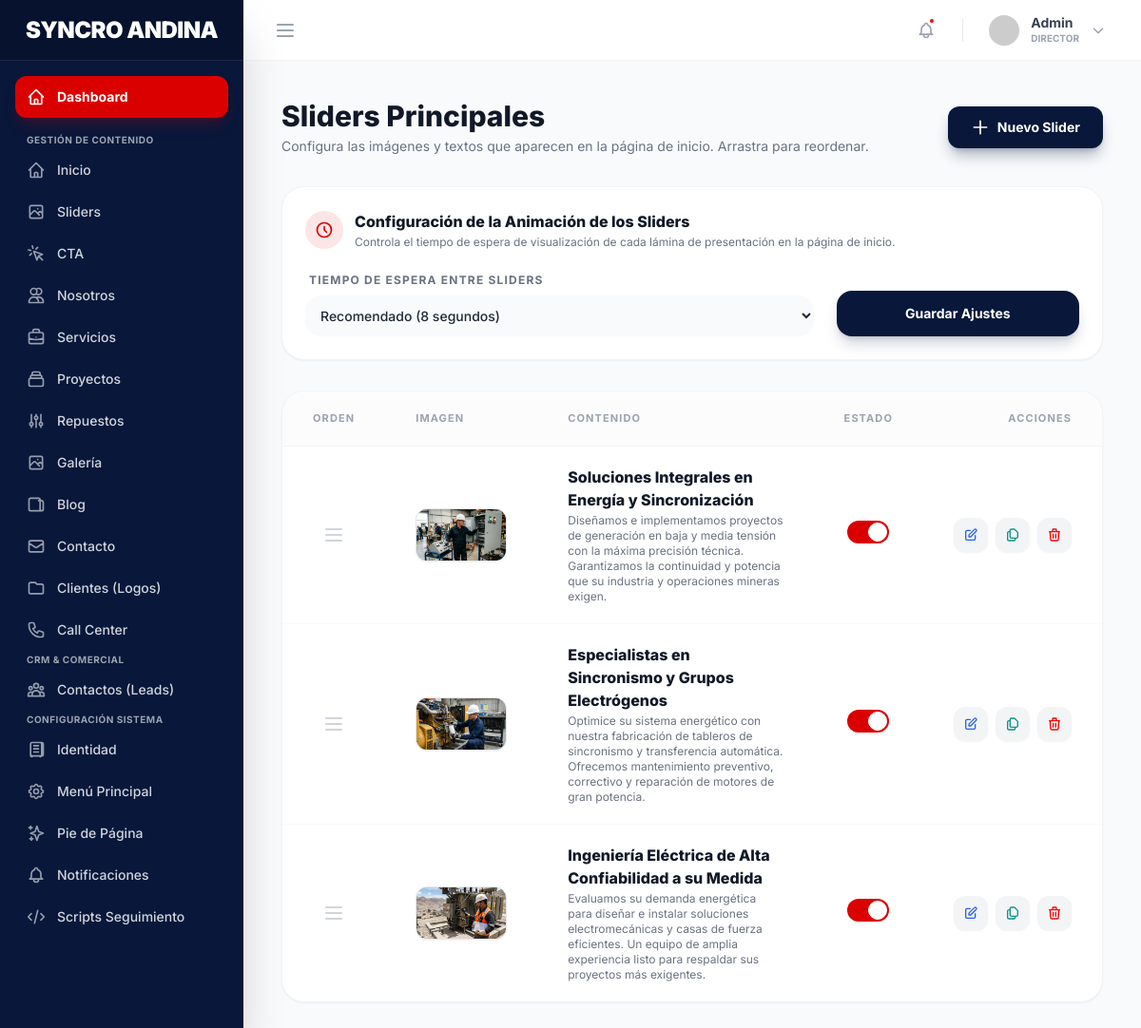
Page /admin/sliders (signed in) on the committed database.
### tables this page shows
CREATE TABLE `sliders` (
  `id` int NOT NULL AUTO_INCREMENT,
  `title` varchar(255) DEFAULT NULL,
  `top_label` varchar(255) DEFAULT 'SYNCRO ANDINA INGENIERÍA',
  `subtitle` text,
  `image_path` varchar(255) NOT NULL,
  `image_alt` varchar(255) DEFAULT NULL,
  `button_text` varchar(100) DEFAULT NULL,
  `button_link` varchar(255) DEFAULT NULL,
  `button2_text` varchar(100) DEFAULT NULL,
  `button2_link` varchar(255) DEFAULT NULL,
  `order_index` int DEFAULT '0',
  `is_active` tinyint(1) DEFAULT '1',
  `created_at` timestamp NULL DEFAULT CURRENT_TIMESTAMP,
  `updated_at` timestamp NULL DEFAULT CURRENT_TIMESTAMP ON UPDATE CURRENT_TIMESTAMP,
  PRIMARY KEY (`id`)
);

### app/Controllers/AdminController.php (called while the page is built, shortened)
<?php
class AdminController extends Controller {
    protected function adminView($name, $data = []) {
        extract($data);
        require __DIR__ . '/../views/admin/layout/header.php';
        require __DIR__ . '/../views/admin/layout/sidebar.php';
        require __DIR__ . '/../views/admin/layout/topbar.php';
        require __DIR__ . "/../views/admin/{$name}.php";
        require __DIR__ . '/../views/admin/layout/footer.php';
    }
    public function sliders() {
        $sliderModel = new \App\Models\Slider();
        $settingModel = new \App\Models\Setting();
        $sliders = $sliderModel->getAll();
        $settings = $settingModel->getAll();
        return $this->adminView('sliders/index', [
            'title' => 'Gestión de Sliders',
            'sliders' => $sliders,
            'settings' => $settings
        ]);
    }
}

### core/Router.php (called while the page is built, shortened)
<?php
class Router {
    protected $routes = [
        'GET' => [],
        'POST' => []
    ];
    public function get($uri, $controller) {
        $this->routes['GET'][$uri] = $controller;
    }
    public function post($uri, $controller) {
        $this->routes['POST'][$uri] = $controller;
    }
    public function direct($uri, $requestType) {
        if (array_key_exists($uri, $this->routes[$requestType])) {
            return $this->callAction(
                ...explode('@', $this->routes[$requestType][$uri])
            );
        }
        throw new \Exception('No se definió ninguna ruta para esta URI.');
    }
    protected function callAction($controller, $action, ...$parameters) {
        $controller = new $controller;
        return $controller->$action(...$parameters);
    }
}

### public/index.php (called while the page is built, shortened)
<?php
require __DIR__ . '/../app/helpers.php';
$router = new Router();
$requestUri = parse_url($_SERVER['REQUEST_URI'], PHP_URL_PATH);
$scriptName = dirname($_SERVER['SCRIPT_NAME']);
$uri = $requestUri;
if ($scriptName !== '/' && $scriptName !== '\\') {
    $scriptName = str_replace('\\', '/', $scriptName);
    if (strpos($uri, $scriptName) === 0) {
        $uri = substr($uri, strlen($scriptName));
    }
}
$uri = trim($uri, '/');
$method = $_SERVER['REQUEST_METHOD'];
try {
    $router->direct($uri, $method);
} catch (Exception $e) {
    error_log("EXCEPCION CAPTURADA: " . $e->getMessage() . " en " . $e->getFile() . ":" . $e->getLine() . "\n" . $e->getTraceAsString());
    $controller = new \App\Controllers\PageController();
    $controller->error404("La página o dirección web solicitada no existe.");
}

### app/helpers.php (called while the page is built, shortened)
<?php
function asset($path) {
    $base = dirname($_SERVER['SCRIPT_NAME']);
    $base = ($base === '/' || $base === '\\') ? '' : $base;
    $base = str_replace('\\', '/', $base);
    $path = '/' . ltrim($path, '/');
    return $base . $path;
}
function url($path = '') {
    $base = dirname($_SERVER['SCRIPT_NAME']);
    $base = ($base === '/' || $base === '\\') ? '' : $base;
    $base = str_replace('\\', '/', $base);
    $path = '/' . ltrim($path, '/');
    return $base . $path;
}

### app/Models/Setting.php (called while the page is built, shortened)
<?php
class Setting extends Model {
    protected $table = 'settings';
    public function getAll() {
        $stmt = $this->db->query("SELECT setting_key, setting_value FROM {$this->table}");
        $results = $stmt->fetchAll(PDO::FETCH_ASSOC);
        $settings = [];
        foreach($results as $row) {
            $settings[$row['setting_key']] = $row['setting_value'];
        }
        return $settings;
    }
}

### core/Model.php (called while the page is built, shortened)
<?php
class Model {
    public $db;
    protected $table;
    public function __construct() {
        $config = require __DIR__ . '/../config/database.php';
        try {
            $this->db = new PDO(
                "mysql:host={$config['host']};dbname={$config['dbname']};charset={$config['charset']}",
                $config['username'],
                $config['password'],
                $config['options']
            );
        } catch (PDOException $e) {
            die("Error de conexión a la base de datos: " . $e->getMessage());
        }
    }
    public function all($order = null) {
        $sql = "SELECT * FROM {$this->table}";
        if ($order) $sql .= " ORDER BY $order";
        $stmt = $this->db->query($sql);
        return $stmt->fetchAll(PDO::FETCH_ASSOC);
    }
}

### config/database.php (called while the page is built)
<?php
return [
    'host' => '127.0.0.1',
    'dbname' => 'syncroandina_db',
    'username' => 'root',
    'password' => 'root',
    'charset' => 'utf8mb4',
    'options' => [
        PDO::ATTR_ERRMODE => PDO::ERRMODE_EXCEPTION,
        PDO::ATTR_DEFAULT_FETCH_MODE => PDO::FETCH_ASSOC,
        PDO::ATTR_EMULATE_PREPARES => false,
    ]
];

### app/Models/Slider.php (called while the page is built, shortened)
<?php
class Slider extends Model {
    public function getAll() {
        return $this->all('order_index ASC');
    }
}

### app/views/admin/sliders/index.php (the view, shortened to what this page needs)
<div class="mb-8 flex flex-col sm:flex-row justify-between items-center gap-4">
    <div>
        <h1 class="text-3xl font-extrabold text-gray-900">Sliders Principales</h1>
        <p class="text-gray-500 text-sm mt-1">Configura las imágenes y textos que aparecen en la página de inicio. Arrastra para reordenar.</p>
    </div>
    <button onclick="openSliderModal()" class="bg-primary hover:bg-secondary text-white px-6 py-3 rounded-xl text-sm font-bold transition-colors flex items-center gap-2 shadow-lg shadow-primary/30">
        <svg class="w-5 h-5" fill="none" stroke="currentColor" viewBox="0 0 24 24"><path stroke-linecap="round" stroke-linejoin="round" stroke-width="2" d="M12 4v16m8-8H4"></path></svg>
        Nuevo Slider
    </button>
</div>
<div class="bg-white rounded-3xl p-6 shadow-sm border border-gray-100 mb-8 animate-fade-in">
    <div class="flex items-center gap-3 mb-4">
        <div class="w-10 h-10 rounded-full bg-secondary/10 flex items-center justify-center text-secondary">
            <svg class="w-5 h-5" fill="none" stroke="currentColor" viewBox="0 0 24 24"><path stroke-linecap="round" stroke-linejoin="round" stroke-width="2" d="M12 8v4l3 3m6-3a9 9 0 11-18 0 9 9 0 0118 0z"></path></svg>
        </div>
        <div>
            <h3 class="text-base font-extrabold text-gray-900">Configuración de la Animación de los Sliders</h3>
            <p class="text-gray-500 text-xs mt-0.5">Controla el tiempo de espera de visualización de cada lámina de presentación en la página de inicio.</p>
        </div>
    </div>
    <form action="<?= url('admin/sliders/settings') ?>" method="POST" class="space-y-6">
        <div class="grid grid-cols-1 md:grid-cols-3 gap-6 items-end">
            <div class="md:col-span-2">
                <label class="block text-xs font-bold text-gray-500 uppercase tracking-widest mb-2 pl-1">Tiempo de Espera entre Sliders</label>
                <?php $delayValue = $settings['slider_autoplay_delay'] ?? '8000'; ?>
                <select name="slider_autoplay_delay" class="w-full border-gray-200 rounded-2xl focus:ring-2 focus:ring-secondary/20 focus:border-secondary p-3 text-sm bg-gray-50 font-medium">
                    <option value="8000" <?= $delayValue === '8000' ? 'selected' : '' ?>>Recomendado (8 segundos)</option>
                </select>
            </div>
            <div>
                <button type="submit" class="w-full bg-primary hover:bg-secondary text-white py-3.5 rounded-2xl text-sm font-bold transition-all shadow-lg shadow-primary/20 hover:scale-[1.02] active:scale-[0.98]">
                    Guardar Ajustes
                </button>
            </div>
        </div>
    </form>
</div>
<div class="bg-white rounded-3xl shadow-sm border border-gray-100 overflow-hidden">
    <div class="overflow-x-auto">
        <table class="w-full text-left border-collapse">
            <thead>
                <tr class="bg-gray-50/50 text-gray-400 text-[11px] font-bold uppercase tracking-widest border-b border-gray-100">
                    <th class="px-8 py-5 text-center w-20">Orden</th>
                    <th class="px-8 py-5">Imagen</th>
                    <th class="px-8 py-5">Contenido</th>
                    <th class="px-8 py-5 text-center">Estado</th>
                    <th class="px-8 py-5 text-right">Acciones</th>
                </tr>
            </thead>
            <tbody id="sortable-sliders" class="divide-y divide-gray-50">
                <?php if(!empty($sliders)): ?>
                    <?php foreach($sliders as $slider): ?>
                        <tr data-id="<?= $slider['id'] ?>" class="hover:bg-blue-50/30 transition-colors group">
                            <td class="px-8 py-5 text-center cursor-move text-gray-300 group-hover:text-secondary drag-handle">
                                <svg class="w-6 h-6 mx-auto" fill="none" stroke="currentColor" viewBox="0 0 24 24"><path stroke-linecap="round" stroke-linejoin="round" stroke-width="2" d="M4 6h16M4 12h16M4 18h16"></path></svg>
                            </td>
                            <td class="px-8 py-5">
                                <div class="w-24 h-14 rounded-xl bg-gray-100 overflow-hidden shadow-sm border border-gray-200">
                                    <?php if(!empty($slider['image_path'])): ?>
                                        <img src="<?= asset($slider['image_path']) ?>" class="w-full h-full object-cover">
                                    <?php endif; ?>
                                </div>
                            </td>
                            <td class="px-8 py-5">
                                <span class="block font-extrabold text-gray-900 group-hover:text-secondary transition-colors"><?= htmlspecialchars($slider['title']) ?></span>
                                <span class="block text-xs text-gray-500 mt-0.5 line-clamp-1"><?= htmlspecialchars($slider['subtitle']) ?></span>
                            </td>
                            <td class="px-8 py-5 text-center">
                                <label class="relative inline-flex items-center cursor-pointer">
                                    <div class="w-11 h-6 bg-gray-200 peer-focus:outline-none peer-focus:ring-4 peer-focus:ring-secondary/20 rounded-full peer peer-checked:after:translate-x-full peer-checked:after:border-white after:content-[''] after:absolute after:top-[2px] after:left-[2px] after:bg-white after:border-gray-300 after:border after:rounded-full after:h-5 after:w-5 after:transition-all peer-checked:bg-secondary"></div>
                                </label>
                            </td>
                            <td class="px-8 py-5 text-right">
                                <div class="flex justify-end gap-2">
                                    <button onclick="editSlider(<?= htmlspecialchars(json_encode($slider)) ?>)" class="w-9 h-9 rounded-xl bg-gray-100 text-blue-600 hover:bg-blue-600 hover:text-white flex items-center justify-center transition-all shadow-sm" title="Editar">
                                        <svg class="w-4 h-4" fill="none" stroke="currentColor" viewBox="0 0 24 24"><path stroke-linecap="round" stroke-linejoin="round" stroke-width="2" d="M11 5H6a2 2 0 00-2 2v11a2 2 0 002 2h11a2 2 0 002-2v-5m-1.414-9.414a2 2 0 112.828 2.828L11.828 15H9v-2.828l8.586-8.586z"></path></svg>
                                    </button>
                                    <form action="<?= url('admin/sliders/duplicate') ?>" method="POST" class="inline-block">
                                        <button type="submit" class="w-9 h-9 rounded-xl bg-gray-100 text-teal-600 hover:bg-teal-600 hover:text-white flex items-center justify-center transition-all shadow-sm" title="Duplicar">
                                        </button>
                                    </form>
                                    <form action="<?= url('admin/sliders/delete') ?>" method="POST" onsubmit="return confirm('¿Seguro que deseas eliminar este slider? Se borrará permanentemente la imagen asociada.');" class="inline-block">
                                        <button type="submit" class="w-9 h-9 rounded-xl bg-gray-100 text-red-600 hover:bg-red-600 hover:text-white flex items-center justify-center transition-all shadow-sm" title="Eliminar">
                                            <svg class="w-4 h-4" fill="none" stroke="currentColor" viewBox="0 0 24 24"><path stroke-linecap="round" stroke-linejoin="round" stroke-width="2" d="M19 7l-.867 12.142A2 2 0 0116.138 21H7.862a2 2 0 01-1.995-1.858L5 7m5 4v6m4-6v6m1-10V4a1 1 0 00-1-1h-4a1 1 0 00-1 1v3M4 7h16"></path></svg>
                                        </button>
                                    </form>
                                </div>
                            </td>
                        </tr>
                    <?php endforeach; ?>
                <?php else: ?>
                    <tr>
                        <td colspan="5" class="px-8 py-20 text-center text-gray-400 italic bg-gray-50/30">No se encontraron sliders configurados.</td>
                    </tr>
                <?php endif; ?>
            </tbody>
        </table>
    </div>
</div>

### rows in the picture
sliders: image_path (picture), title "Soluciones Integrales en Energía y Sincronización", subtitle "Diseñamos e implementamos proyectos de generación en baja y media tensión con la máxima precisión técnica. Garantizamos la continuidad y potencia que su industria y operaciones mineras exigen."
sliders: image_path (picture), title "Especialistas en Sincronismo y Grupos Electrógenos", subtitle "Optimice su sistema energético con nuestra fabricación de tableros de sincronismo y transferencia automática. Ofrecemos mantenimiento preventivo, correctivo y reparación de motores de gran potencia."
sliders: image_path (picture), title "Ingeniería Eléctrica de Alta Confiabilidad a su Medida", subtitle "Evaluamos su demanda energética para diseñar e instalar soluciones electromecánicas y casas de fuerza eficientes. Un equipo de amplia experiencia listo para respaldar sus proyectos más exigentes."
